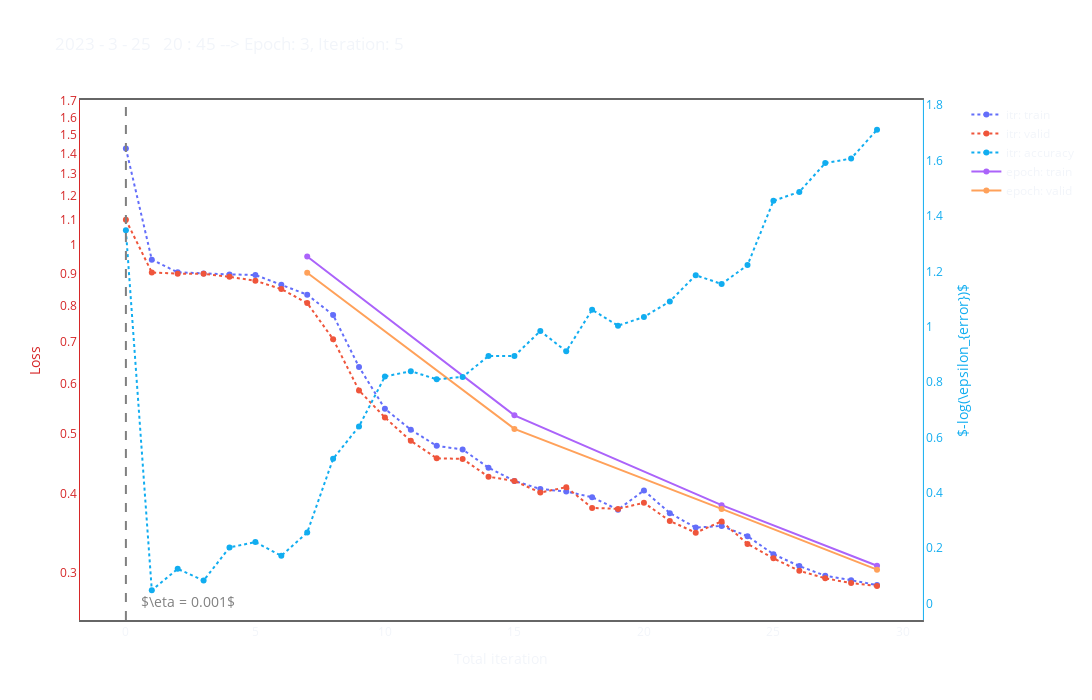

Notebook cell for this chart:
### Code cell
fig = go.FigureWidget()

df, t = update_csv()
update_fig(df, t)
fig.show()
# while True:
#     df, t = update_csv()
#     update_fig(df, t)
#     time.sleep(30)
#     clear_output(wait=False)
#     fig.show()

### Figure 1 — Plotly figure (JSON) as saved in the notebook; plotly's stock layout.template omitted (floating-point values rounded to 4 significant figures)
{"data": [{"line": {"dash": "dot"}, "mode": "lines+markers", "name": "itr: train", "x": [0, 1, 2, 3, 4, 5, 6, 7, 8, 9, 10, 11, 12, 13, 14, 15, 16, 17, 18, 19, 20, 21, 22, 23, 24, 25, 26, 27, 28, 29], "y": [1.428, 0.9484, 0.9053, 0.9012, 0.8983, 0.8964, 0.8646, 0.8338, 0.7738, 0.639, 0.5478, 0.5072, 0.478, 0.4717, 0.441, 0.4202, 0.4077, 0.4041, 0.3957, 0.378, 0.4057, 0.3731, 0.3538, 0.356, 0.3428, 0.3208, 0.3071, 0.2964, 0.2915, 0.2864], "type": "scatter", "uid": "2e22981c-3b70-4051-974a-dd142ec31317"}, {"line": {"dash": "dot"}, "mode": "lines+markers", "name": "itr: valid", "x": [0, 1, 2, 3, 4, 5, 6, 7, 8, 9, 10, 11, 12, 13, 14, 15, 16, 17, 18, 19, 20, 21, 22, 23, 24, 25, 26, 27, 28, 29], "y": [1.098, 0.9047, 0.9009, 0.9003, 0.8902, 0.8776, 0.8512, 0.8083, 0.7078, 0.5862, 0.5306, 0.4869, 0.4566, 0.4556, 0.4266, 0.4201, 0.4025, 0.4106, 0.3804, 0.379, 0.3877, 0.3626, 0.3473, 0.362, 0.3332, 0.316, 0.3018, 0.2936, 0.2885, 0.2855], "type": "scatter", "uid": "29a86054-abaa-4164-8896-e5016df90271"}, {"line": {"color": "#11ADF0", "dash": "dot"}, "mode": "lines+markers", "name": "itr: accuracy", "x": [0, 1, 2, 3, 4, 5, 6, 7, 8, 9, 10, 11, 12, 13, 14, 15, 16, 17, 18, 19, 20, 21, 22, 23, 24, 25, 26, 27, 28, 29], "y": [1.348, 0.04769, 0.1249, 0.08252, 0.2024, 0.2217, 0.1721, 0.2563, 0.5225, 0.6397, 0.8198, 0.8393, 0.8099, 0.8183, 0.894, 0.8941, 0.9842, 0.911, 1.061, 1.003, 1.035, 1.091, 1.186, 1.154, 1.222, 1.455, 1.487, 1.591, 1.608, 1.711], "yaxis": "y2", "type": "scatter", "uid": "3d748bc6-d748-4956-a77f-7e6e84377814"}, {"mode": "lines+markers", "name": "epoch: train", "x": [7, 15, 23, 29], "y": [0.9595, 0.5348, 0.3843, 0.3075], "type": "scatter", "uid": "0805a285-7d1c-4744-a2fa-5838bcaf50dd"}, {"mode": "lines+markers", "name": "epoch: valid", "x": [7, 15, 23, 29], "y": [0.9039, 0.5088, 0.379, 0.3031], "type": "scatter", "uid": "85132e90-98b8-4dfe-864d-a7be0e35ec3a"}], "layout": {"shapes": [{"line": {"color": "grey", "dash": "dash", "width": 2}, "type": "line", "x0": 0, "x1": 0, "xref": "x", "y0": 0, "y1": 1, "yref": "y domain"}], "annotations": [{"font": {"color": "grey", "size": 14}, "showarrow": false, "text": "$\\eta = 0.001$", "x": 0.5, "xanchor": "left", "y": -0.588, "yanchor": "bottom"}], "xaxis": {"title": {"text": "Total iteration"}, "showgrid": false, "mirror": true, "showline": true, "zeroline": false, "linewidth": 2, "linecolor": "#666666", "gridcolor": "#d9d9d9", "domain": [0.0, 0.97]}, "yaxis": {"title": {"text": "Loss", "font": {"color": "#d62728"}}, "tickfont": {"color": "#d62728"}, "showgrid": false, "linecolor": "#d62728", "gridcolor": "#d9d9d9", "zeroline": false, "type": "log", "range": [-0.5989, 0.2322]}, "yaxis2": {"title": {"text": "$-log(\\epsilon_{error})$", "font": {"color": "#11ADF0"}}, "tickfont": {"color": "#11ADF0"}, "anchor": "x", "overlaying": "y", "side": "right", "showgrid": false, "linecolor": "#11ADF0", "gridcolor": "#d9d9d9", "zeroline": false}, "title": {"text": "2023 - 3 - 25   20 : 45 --> Epoch: 3, Iteration: 5"}, "width": 1200, "height": 700, "paper_bgcolor": "rgba(0,0,0,0)", "plot_bgcolor": "rgba(0,0,0,0)"}}
